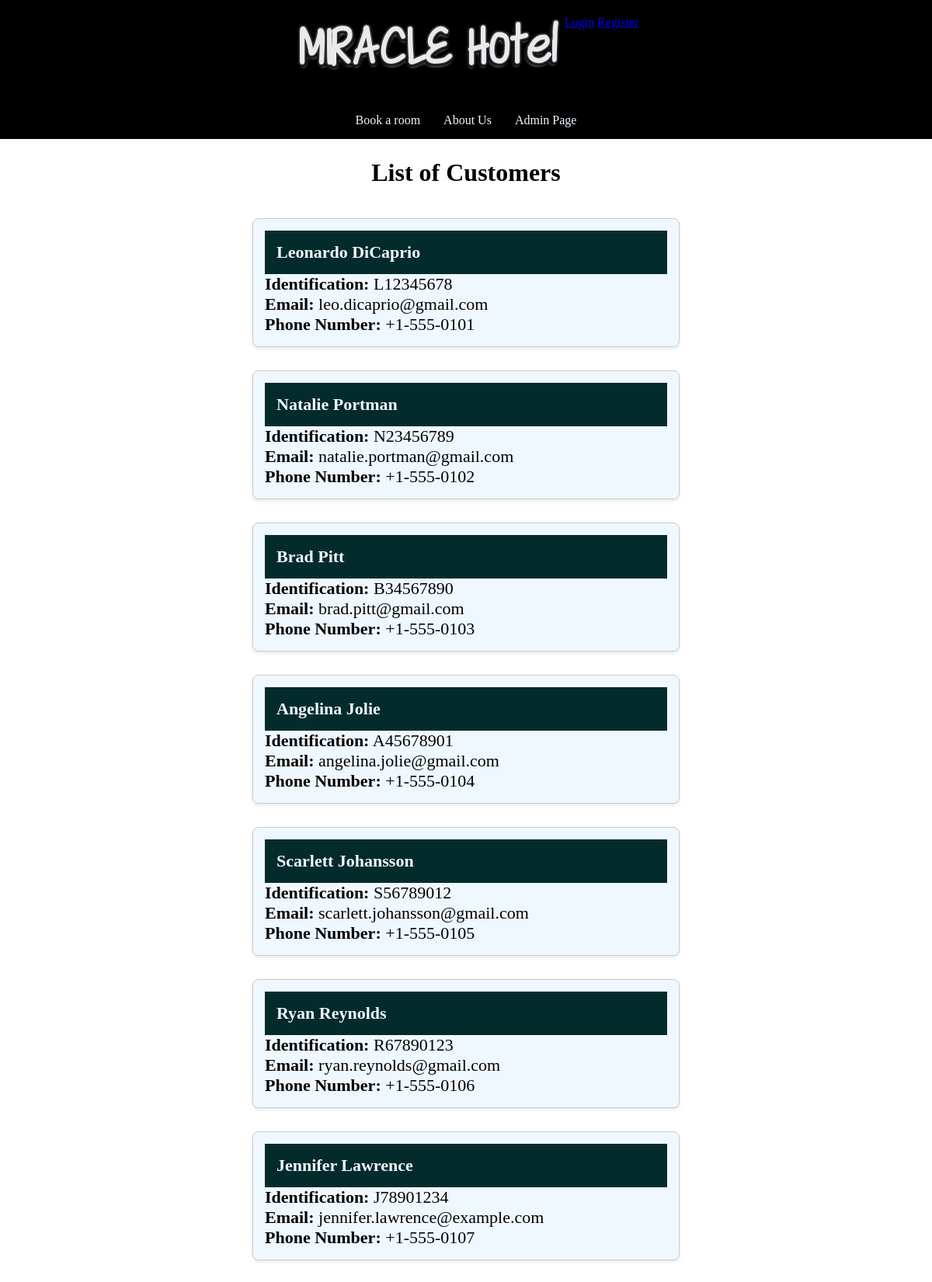
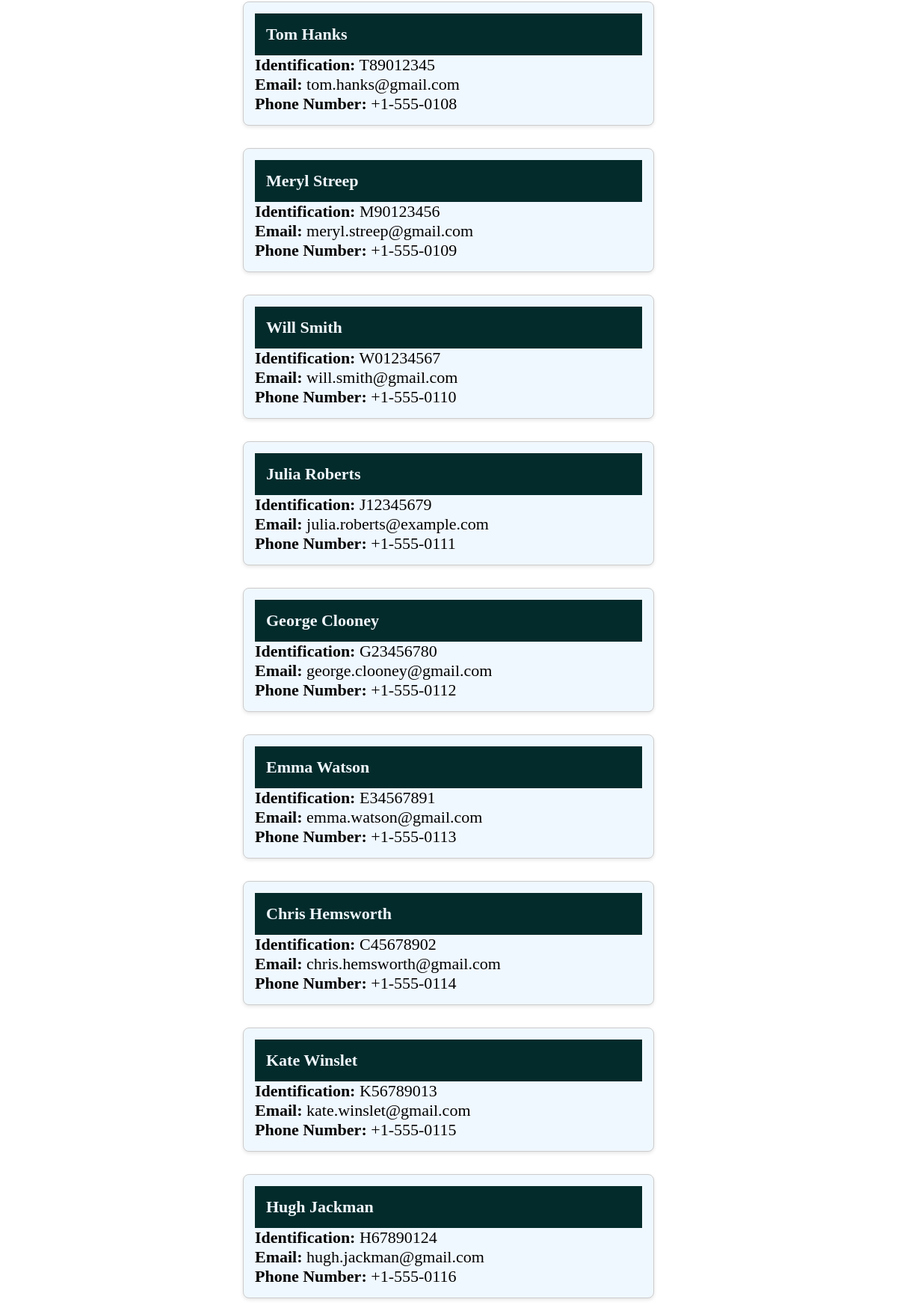
/files/forms/customers/select_customer_form.php (upper part), run on the app's committed database (2 pictures, top to bottom).
### tables this page shows
CREATE TABLE `071_customers` (
  `client_id` int(11) NOT NULL,
  `client_first_name` varchar(50) DEFAULT NULL,
  `client_last_name` varchar(50) DEFAULT NULL,
  `client_identification` varchar(20) DEFAULT NULL,
  `client_email` varchar(100) DEFAULT NULL,
  `client_phone_number` varchar(15) DEFAULT NULL,
  `client_password` varchar(255) DEFAULT NULL
);

### files/querys/customers/select_customers.php (called while the page is built, shortened)
<?php
include($_SERVER['DOCUMENT_ROOT'] . '/student71/dwes/files/common-files/db_connection.php');
$sql = "SELECT client_first_name, client_last_name, client_identification, client_email, client_phone_number
        FROM 071_customers";
$result = mysqli_query($conn, $sql);
$customers = array();
if ($result && mysqli_num_rows($result) > 0) {
    while ($row = mysqli_fetch_assoc($result)) {
        $customers[] = $row;
    }
}
return $customers;
?>

### files/forms/customers/select_customer_form.php (the view, shortened to what this page needs)
<?php
$customers = include($_SERVER['DOCUMENT_ROOT'] . '/student71/dwes/files/querys/customers/select_customers.php');
?>
<?php include($root . '/student71/dwes/files/common-files/header.php') ?>
<div id="middle-title">
    <h1>List of Customers</h1>
</div>
<div id="info-display">
    <div id="customers-list">
        <?php if (!empty($customers)) { ?>
            <?php foreach ($customers as $customer) { ?>
                <div class="customer-card">
                    <div class="name-display">
                        <h4><?php echo htmlspecialchars($customer['client_first_name']) . ' ' . htmlspecialchars($customer['client_last_name']); ?>
                    </div>
                    <p><strong>Identification:</strong> <?php echo htmlspecialchars($customer['client_identification']); ?></p>
                    <p><strong>Email:</strong> <?php echo htmlspecialchars($customer['client_email']); ?></p>
                    <p><strong>Phone Number:</strong> <?php echo htmlspecialchars($customer['client_phone_number']); ?></p>
                </div>
            <?php } ?>
        <?php } else { ?>
            <p>No customers found in the database.</p>
        <?php } ?>
    </div>
</div>
<?php include($root . '/student71/dwes/files/common-files/footer.php'); ?>

### css/style.css (style rules this page uses)
* { margin: 0; padding: 0; box-sizing: border-box; }
#middle-title { width: 100%; text-align: center; padding: 25px; font-family: Cambria, Cochin, Georgia, Times, 'Times New Roman', serif; }
#info-display { display: flex; justify-content: center; }
#customers-list, #room-list { display: grid; }
.name-display { background-color: rgb(4, 43, 43); color: aliceblue; width: 100%; padding: 15px; }
.customer-card, .room-card, .reservation-card { background-color: aliceblue; margin: 15px; padding: 15px; font-size: 22px; border: 1px solid #ccc; border-radius: 8px; width: 550px; box-shadow: 0 2px 5px rgba(0, 0, 0, 0.1); }

### data on the page
071_customers: client_first_name "Leonardo", client_last_name "DiCaprio", client_identification "L12345678", client_email "leo.dicaprio@gmail.com", client_phone_number "+1-555-0101"
071_customers: client_first_name "Natalie", client_last_name "Portman", client_identification "N23456789", client_email "natalie.portman@gmail.com", client_phone_number "+1-555-0102"
071_customers: client_first_name "Brad", client_last_name "Pitt", client_identification "B34567890", client_email "brad.pitt@gmail.com", client_phone_number "+1-555-0103"
071_customers: client_first_name "Angelina", client_last_name "Jolie", client_identification "A45678901", client_email "angelina.jolie@gmail.com", client_phone_number "+1-555-0104"
071_customers: client_first_name "Scarlett", client_last_name "Johansson", client_identification "S56789012", client_email "scarlett.johansson@gmail.com", client_phone_number "+1-555-0105"
071_customers: client_first_name "Ryan", client_last_name "Reynolds", client_identification "R67890123", client_email "ryan.reynolds@gmail.com", client_phone_number "+1-555-0106"
071_customers: client_first_name "Jennifer", client_last_name "Lawrence", client_identification "J78901234", client_email "jennifer.lawrence@example.com", client_phone_number "+1-555-0107"
071_customers: client_first_name "Tom", client_last_name "Hanks", client_identification "T89012345", client_email "tom.hanks@gmail.com", client_phone_number "+1-555-0108"
071_customers: client_first_name "Meryl", client_last_name "Streep", client_identification "M90123456", client_email "meryl.streep@gmail.com", client_phone_number "+1-555-0109"
071_customers: client_first_name "Will", client_last_name "Smith", client_identification "W01234567", client_email "will.smith@gmail.com", client_phone_number "+1-555-0110"
071_customers: client_first_name "Julia", client_last_name "Roberts", client_identification "J12345679", client_email "julia.roberts@example.com", client_phone_number "+1-555-0111"
071_customers: client_first_name "George", client_last_name "Clooney", client_identification "G23456780", client_email "george.clooney@gmail.com", client_phone_number "+1-555-0112"
071_customers: client_first_name "Emma", client_last_name "Watson", client_identification "E34567891", client_email "emma.watson@gmail.com", client_phone_number "+1-555-0113"
071_customers: client_first_name "Chris", client_last_name "Hemsworth", client_identification "C45678902", client_email "chris.hemsworth@gmail.com", client_phone_number "+1-555-0114"
071_customers: client_first_name "Kate", client_last_name "Winslet", client_identification "K56789013", client_email "kate.winslet@gmail.com", client_phone_number "+1-555-0115"
071_customers: client_first_name "Hugh", client_last_name "Jackman", client_identification "H67890124", client_email "hugh.jackman@gmail.com", client_phone_number "+1-555-0116"
